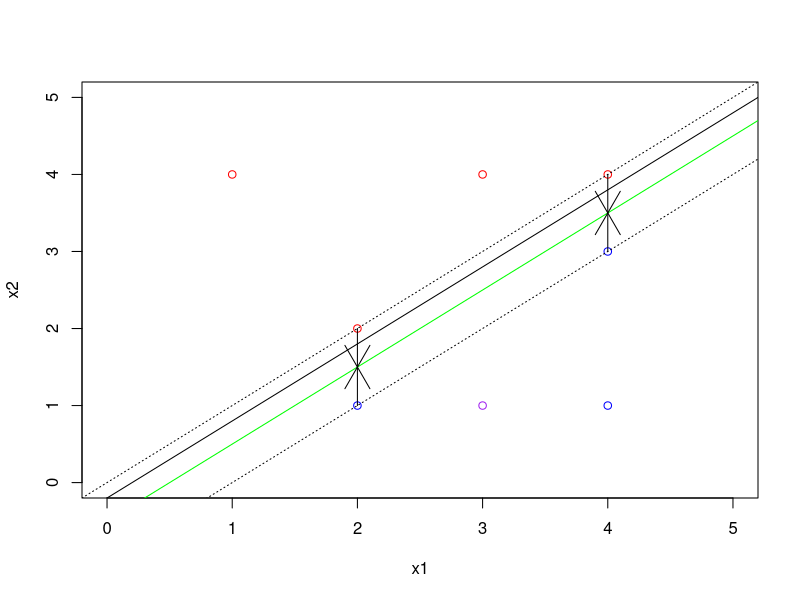

Reproduce this figure in R.
x1 = c(3,2,4,1,2,4,4);
x2 = c(4,2,4,4,1,3,1);
colors = c(rep("red", 4), rep("blue", 3));
plot(x1, x2, col = colors, xlim = c(0,5), ylim = c(0,5));

#The best seperating line is between points (2,2) (4,4) which are red & (2,1) (4,3) which are blue.
#We take the average of of the two corresponding points in red and blue, to get points on Hyperplane.
#Average = (2,1.5) (4,3.5) which determine the points on the Hyperplane
#Taking these points, we form the equation of the line passing through these points. Here,
#slope = (3.5-1.5/4-2) = (2/2) = 1. Thus, the equation of line => x2-1.5 = 1(x1-2).
#Line: x2-x1 = -0.5. This will be a place in 2-D.
abline(-0.5, 1, col="green");

#Classify to red if x2 - x1 + 0.5 > 0, otherwise classify as blue.

#Intercepts of the line passing through the used to determine the Hyperplane are 0 & -1.
abline(0, 1, lty = 3);
abline(-1, 1, lty = 3);

#The support vectors here are (2,2) (4,4), (2,1) & (4,3)
arrows(2,2,2,1.5);
arrows(4,4,4,3.5);
arrows(2,1,2,1.5);
arrows(4,3,4,3.5);

#Since the hyperplane directly depends on the support vectors and not any other observation, thus
#if we move the #7 observation (4,1) slightly, it's movement will be outside the margin and hence will
#not affect the maximal margin Hyperplane.

#Any Hyperplane with smaller margin with same slope, separating the two classes is not an
#optimal Hyperplane. Hence plane : x2 - x1 + 0.2 is not an optimal Hyperplane.
abline(-0.2, 1);

#If we add a new point (3,1) -> red, then the two classes are no longer seperable by a Hyperplane.
points(c(3), c(1), col = "purple");
